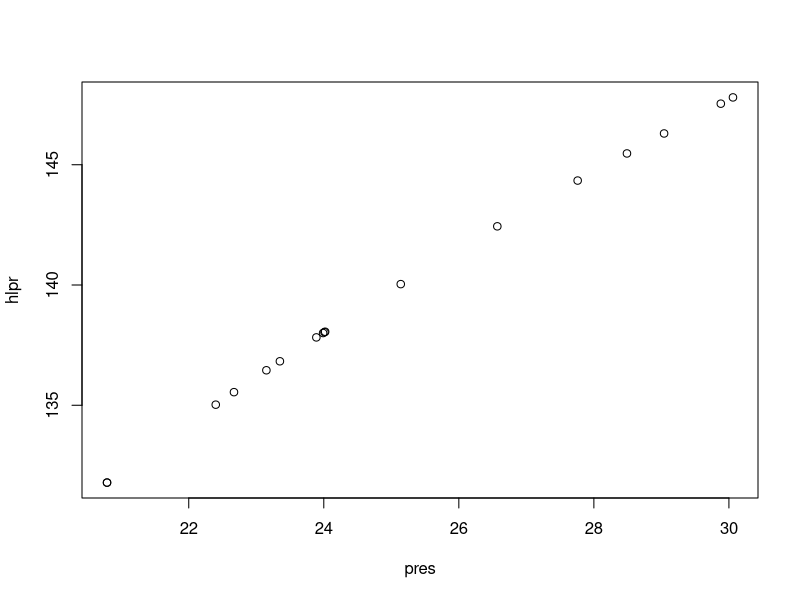
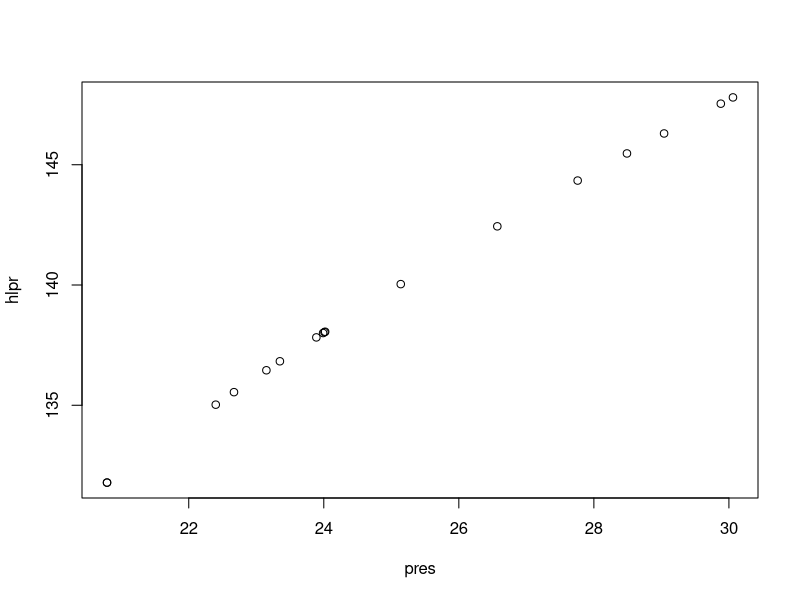
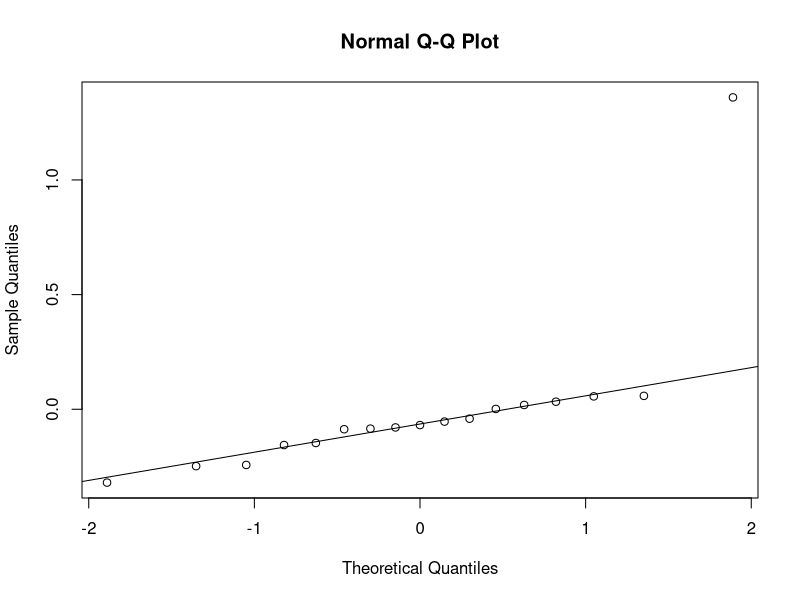
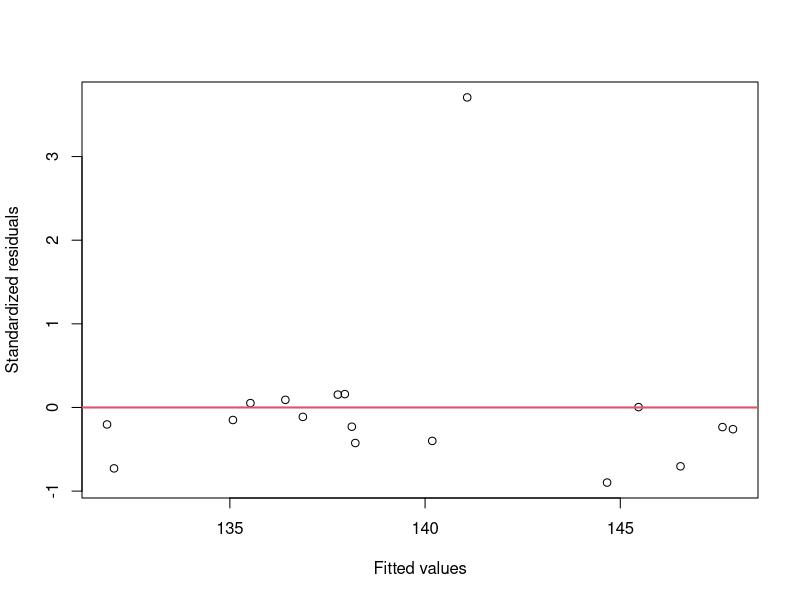
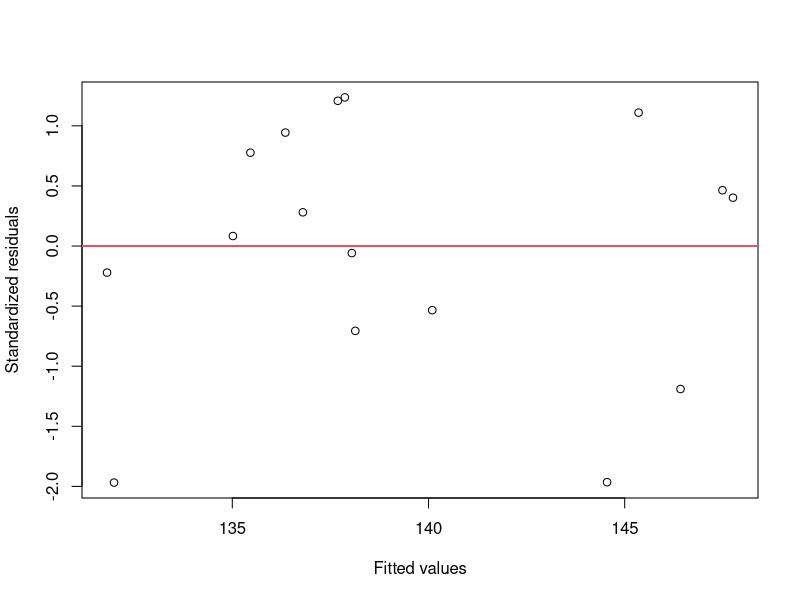

R code for these plots, in order:
## ---- chunk 1
# load the data and attcah the dataset
library(MASS)
data(forbes)

# Transform the pressure to 100*log(presure) useing a base 10 logarithm
forbes$hlpr<-100*log10(forbes$pres)
forbes$boil<-forbes$bp
## ---- chunk 2
plot(hlpr~pres, data=forbes)
## ---- chunk 3
summary(forbes$boil)
summary(forbes$hlpr)
cor(forbes$boil,forbes$hlpr)
## ---- chunk 4
fit<-lm(hlpr~boil, data=forbes)
summary(fit)  
## ---- chunk 5
plot(hlpr~pres, data=forbes)
abline(fit)
## ---- chunk 6
fit$coefficients[2]
## ---- chunk 7
summary(fit)$r.squared
summary(fit)$adj.r.squared
## ---- chunk 8
summary(fit)$sigma
## ---- chunk 9
tble<-summary(fit)$coefficients
slope.mean<-tble[2,1]
slope.se<-tble[2,2]
df<-fit$df.residual
critval<-abs(qt(0.025,df))

CIlow<-slope.mean-critval*slope.se
CIup<-slope.mean+critval*slope.se
## ---- chunk 10
coefficients(fit) # model coefficients
confint(fit, level=0.95) # CIs for model parameters 
fitted(fit) # predicted values
residuals(fit) # residuals
anova(fit) # anova table  
influence(fit) # regression diagnostics
## ---- chunk 11
pval<-tble[2,4]  
## ---- chunk 12
qqnorm(fit$residuals)
qqline(fit$residuals)
## ---- chunk 13
fit.stdres = rstandard(fit)
plot(fit$fitted, fit.stdres, xlab="Fitted values", ylab="Standardized residuals")
abline(h=0, col=2, lwd=2)
## ---- chunk 14
indx<-which(fit.stdres>2)
forbes1<-forbes[-indx,]
## ---- chunk 15
fit1<-lm(hlpr~boil, data=forbes1)
summary(fit1)
## ---- chunk 16
fit.stdres = rstandard(fit1)
plot(fit1$fitted, fit.stdres, xlab="Fitted values", ylab="Standardized residuals")
abline(h=0, col=2, lwd=2)
